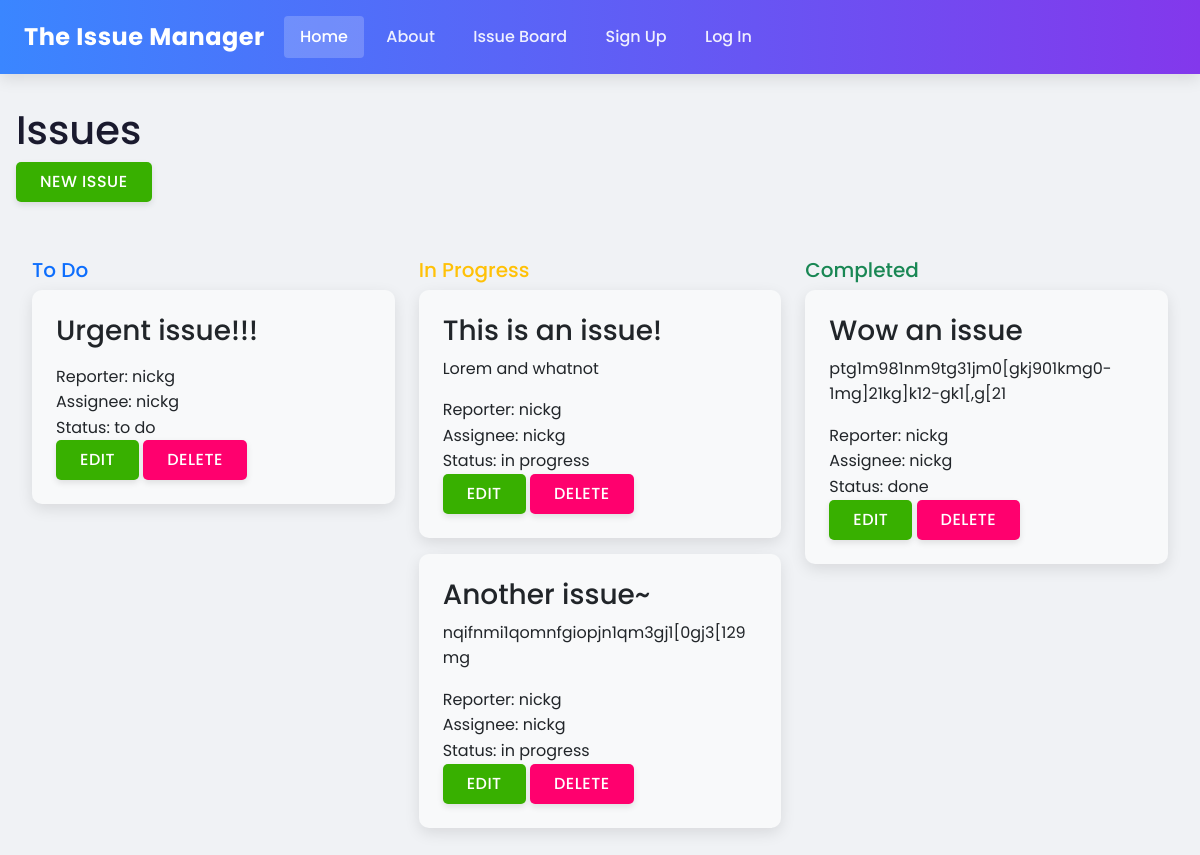
The app's page /issues/, older data.
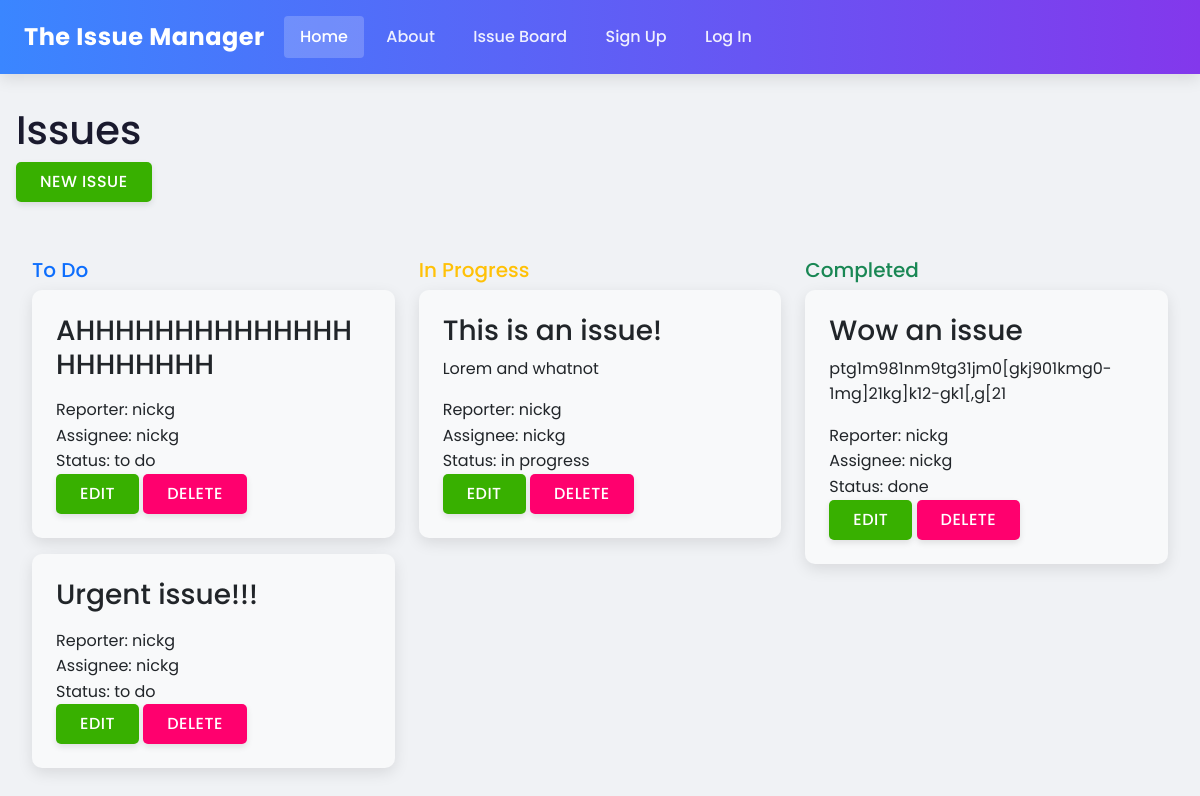
The same page, newer data.
### issues/models.py (models this page shows, shortened)
class Issue(models.Model):
    title = models.CharField(max_length=64)
    summary = models.CharField(max_length=128)
    description = models.TextField()
    reporter = models.ForeignKey(
        get_user_model(),
        on_delete=models.CASCADE,
    )
    assignee = models.ForeignKey(
        get_user_model(),
        on_delete=models.SET_NULL,
        related_name="assignee",
        blank=True, null=True
    )
    created_on = models.DateTimeField(auto_now=True)
    status = models.ForeignKey(
        Status,
        on_delete=models.CASCADE
    )

class Status(models.Model):
    name = models.CharField(max_length=128)
    description = models.CharField(max_length=256)
    def __str__(self):
        return self.name

### accounts/models.py (models this page shows)
class CustomUser(AbstractUser):
    role = models.ForeignKey(
        Role,
        on_delete=models.CASCADE,
        blank=True, null=True
    )
    team = models.ForeignKey(
        Team,
        on_delete=models.CASCADE,
        blank=True, null=True
    )

### issues/views.py (the view)
# urls.py: path("", views.BoardView.as_view(), name="board"),
class BoardView(ListView):
    template_name = "issues/board.html"
    model = Issue
    def get_context_data(self, **kwargs):
        context = super().get_context_data(**kwargs)
        to_do = Status.objects.get(name="to do")
        in_progress = Status.objects.get(name="in progress")
        done = Status.objects.get(name="done")
        context["to_do_list"] = (
            Issue.objects
            .filter(status=to_do)
            .order_by("created_on").reverse()
        )
        context["in_progress_list"] = (
            Issue.objects
            .filter(status=in_progress)
            .order_by("created_on").reverse()
        )
        context["done_list"] = (
            Issue.objects
            .filter(status=done)
            .order_by("created_on").reverse()
        )
        return context

### templates/issues/board.html (shortened to what this page needs)
{% extends 'base.html' %}
{% block content %}
<h1>Issues</h1>
<a href="{% url 'new' %}" class="btn btn-success">New Issue</a>
<div class="container mt-4">
    <div class="row">
        <div class="col-md-4">
            <h5 class="text-primary">To Do</h5>
            {% for issue in to_do_list %}
                <div class="card bg-light mb-3">
                    <div class="card-body">
                        <h3>{{ issue.title }}</h3>
                        {% if issue.reporter %}<div>Reporter: {{ issue.reporter }}</div>{% endif %}
                        {% if issue.assignee %}<div>Assignee: {{ issue.assignee }}</div>{% endif %}
                        <div>Status: {{ issue.status }}</div>
                        <a href="{% url 'edit' pk=issue.id %}" class="btn btn-success">Edit</a>
                        <a href="{% url 'delete' pk=issue.id %}" class="btn btn-danger">Delete</a>
                    </div>
                </div>
            {% endfor %}
        </div>
        <div class="col-md-4">
            <h5 class="text-warning">In Progress</h5>
            {% for issue in in_progress_list %}
                <div class="card bg-light mb-3">
                    <div class="card-body">
                        <h3>{{ issue.title }}</h3>
                        <p>{{ issue.description }}</p>
                        {% if issue.reporter %}<div>Reporter: {{ issue.reporter }}</div>{% endif %}
                        {% if issue.assignee %}<div>Assignee: {{ issue.assignee }}</div>{% endif %}
                        <div>Status: {{ issue.status }}</div>
                        <a href="{% url 'edit' pk=issue.id %}" class="btn btn-success">Edit</a>
                        <a href="{% url 'delete' pk=issue.id %}" class="btn btn-danger">Delete</a>
                    </div>
                </div>
            {% endfor %}
        </div>
        <div class="col-md-4">
            <h5 class="text-success">Completed</h5>
            {% for issue in done_list %}
                <div class="card bg-light mb-3">
                    <div class="card-body">
                        <h3>{{ issue.title }}</h3>
                        <p>{{ issue.description }}</p>
                        {% if issue.reporter %}<div>Reporter: {{ issue.reporter }}</div>{% endif %}
                        {% if issue.assignee %}<div>Assignee: {{ issue.assignee }}</div>{% endif %}
                        <div>Status: {{ issue.status }}</div>
                        <a href="{% url 'edit' pk=issue.id %}" class="btn btn-success">Edit</a>
                        <a href="{% url 'delete' pk=issue.id %}" class="btn btn-danger">Delete</a>
                    </div>
                </div>
            {% endfor %}
        </div>
    </div>
</div>
{% endblock content %}

### templates/base.html (shortened to what this page needs)
{% load static %}
<!DOCTYPE html>
<html lang="en">
<head>
    <link
        href="https://cdn.jsdelivr.net/npm/bootstrap@5.3.3/dist/css/bootstrap.min.css"
        rel="stylesheet"
>
    <link
        rel="stylesheet"
        href="https://cdn.jsdelivr.net/npm/bootstrap-icons@1.11.3/font/bootstrap-icons.min.css">
    <link href="{% static 'css/base.css' %}" rel="stylesheet">
</head>
<body>
    <nav class="navbar navbar-expand-lg navbar-light bg-light">
        <a class="navbar-brand" href="">The Issue Manager</a>
        <div class="collapse navbar-collapse" id="navbarNav">
          <ul class="navbar-nav">
            <li class="nav-item active">
              <a class="nav-link" href="{% url 'home' %}">Home </a>
            </li>
            <li class="nav-item">
              <a class="nav-link" href="{% url 'about' %}">About</a>
            </li>
            <li class="nav-item">
              <a class="nav-link" href="{% url 'board' %}">Issue Board</a>
            </li>
            <li class="nav-item">
              {% if user.is_authenticated %}
              <form method="POST" action="{% url 'logout' %}">
                {% csrf_token %}
                <input type="submit" class="nav-link" value="Log Out">
              </form>
              {% else %}
              <li class="nav-item">
              <a class="nav-link" href="{% url 'signup' %}">Sign Up</a>
              </li>
              <li class="nav-item">
              <a class="nav-link" href="{% url 'login' %}">Log In</a>
              </li>
              {% endif %}
            </li>
          </ul>
        </div>
      </nav>
      <div class="container">
        {% block content %}{% endblock content %}
      </div>
</body>
</html>

### static/css/base.css (style rules this page uses)
:root { --primary-color: #3a86ff; --secondary-color: #8338ec; --accent-color: #ff006e; --dark-color: #1a1a2e; --light-color: #f8f9fa; --success-color: #38b000; --warning-color: #ffbe0b; --danger-color: #ff006e; --box-shadow: 0 5px 15px rgba(0, 0, 0, 0.1); --transition: all 0.3s ease-in-out; }
body { font-family: 'Poppins', sans-serif; color: var(--dark-color); background-color: #f0f2f5; line-height: 1.6; }
.navbar { box-shadow: var(--box-shadow); background: linear-gradient(to right, var(--primary-color), var(--secondary-color)) !important; padding: 0.8rem 1.5rem; }
.navbar-brand { font-weight: 700; color: white !important; font-size: 1.5rem; letter-spacing: 0.5px; }
.navbar-light .navbar-nav .nav-link { color: rgba(255, 255, 255, 0.9) !important; font-weight: 500; padding: 0.5rem 1rem; margin: 0 0.2rem; border-radius: 4px; transition: var(--transition); }
.navbar-light .navbar-nav .active > .nav-link { background-color: rgba(255, 255, 255, 0.2); color: white !important; }
.container { padding: 2rem 1rem; max-width: 1200px; }
.card { border: none; border-radius: 10px; box-shadow: var(--box-shadow); transition: var(--transition); overflow: hidden; margin-bottom: 1.5rem; }
.card-body { padding: 1.5rem; }
.btn { border-radius: 5px; padding: 0.5rem 1.5rem; font-weight: 500; text-transform: uppercase; letter-spacing: 0.5px; transition: var(--transition); box-shadow: 0 3px 6px rgba(0, 0, 0, 0.1); border: none; }
.btn-success { background-color: var(--success-color); }
.btn-danger { background-color: var(--danger-color); }
.container > * { animation: fadeIn 0.5s ease-out forwards; }

Row changes from the older to the newer data that the page shows:
removed Issue: title "Another issue~", description "nqifnmi1qomnfgiopjn1qm3gj1[0gj3[129mg", reporter "nickg", assignee "nickg", status "in progress", shown under "In Progress"
added Issue: title "AHHHHHHHHHHHHHHHHHHHHHH", reporter "nickg", assignee "nickg", status "to do", shown under "To Do"
